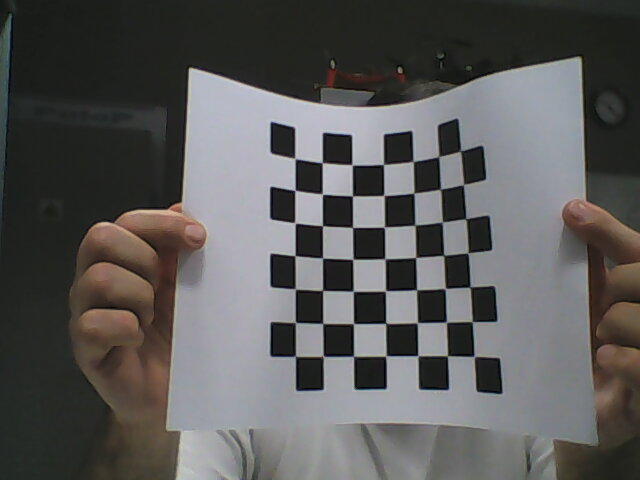
//> input picture test/bidouilles/chessboard/photo.png, 640 x 480 px, given in place of the camera
$ ./EroDilrecord   (built with g++ and OpenCV 4)
//> lines starting //> are read from the running program, lines starting //| are printed output that depends on the picture; after the words box and inside, x2 and y2 are one past the last pixel; in counts of white or black regions, pixels touching at a corner belong together
#include "opencv2/imgproc.hpp"
#include "opencv2/highgui.hpp"
#include <iostream>

using namespace cv;
using namespace std;

int
main (int argc, char *argv[])
{
  VideoCapture cap (argc > 1 ? atoi (argv[1]) : 0);
  Mat frame, frame_HSV, frame_threshold, PH,ero,dil;

  int frame_width = static_cast < int >(cap.get (CAP_PROP_FRAME_WIDTH));	//get the width of frames of the video
  int frame_height = static_cast < int >(cap.get (CAP_PROP_FRAME_HEIGHT));	//get the height of frames of the video
  Size frame_size (frame_width, frame_height);
  int frames_per_second = 10;

  VideoWriter oVideoWriter ("./Video.avi",VideoWriter::fourcc ('M', 'J', 'P', 'G'),frames_per_second, frame_size, true);

  if (oVideoWriter.isOpened () == false){
      cout << "Cannot save the video to a file" << endl;
      cin.get ();		//wait for any key press
      return -1;
    }

  string window_name = "My Camera Feed";
  namedWindow (window_name);	//create a window called "My Camera Feed"

  while (true){
      cap >> frame;
//> frame is the input picture: 480 rows x 640 cols, CV_8UC3; mean B, G, R 88.9, 89.5, 90.5
      if (frame.empty ()){break;}

      PH = frame.clone ();

// ------------------- Recuperation Peau Humaine (BEGIN)  ----------------------
      cvtColor (frame, frame_HSV, COLOR_BGR2HSV, 0);
//> frame_HSV: 480 rows x 640 cols, CV_8UC3; mean H, S, V 70.2, 30.8, 94.6
      inRange (frame_HSV, Scalar (1, 8, 20), Scalar (46, 137, 200),frame_threshold);
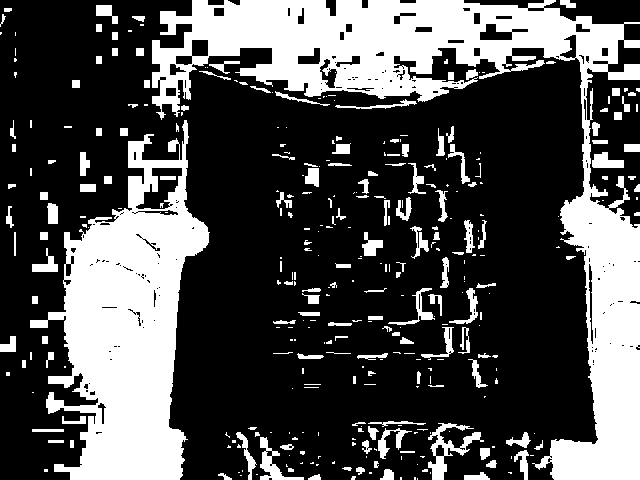
//> frame_threshold: 480 rows x 640 cols, CV_8UC1; 30.6% white; 348 white regions (191 under 20 px), largest, box (x1, y1, x2, y2) and area: (152, 0, 640, 480) 47159, (30, 120, 210, 480) 31501, (428, 423, 484, 480) 959

      for (int i = 0; i < PH.rows; i++){
	  for (int j = 0; j < PH.cols; j++){
	      if (frame_threshold.at < unsigned char >(Point (j, i)) != 255){
		  PH.at < Vec3b > (Point (j, i)) = Vec3b (0, 0, 0);
		}
	    }
	}
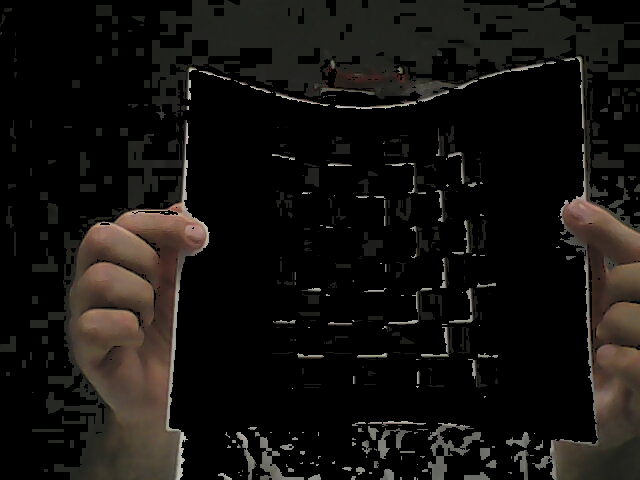
//> PH: 480 rows x 640 cols, CV_8UC3; mean B, G, R 15.6, 18.1, 20.3
// ------------------- Recuperation Peau Humaine (END)  ------------------------
//                                                                            //
// ------------ Mise en place de Erosion / Dilatation (BEGIN) ------------------
      erode (PH, ero, Mat (), Point (-1, 1), 1, 1, 1);
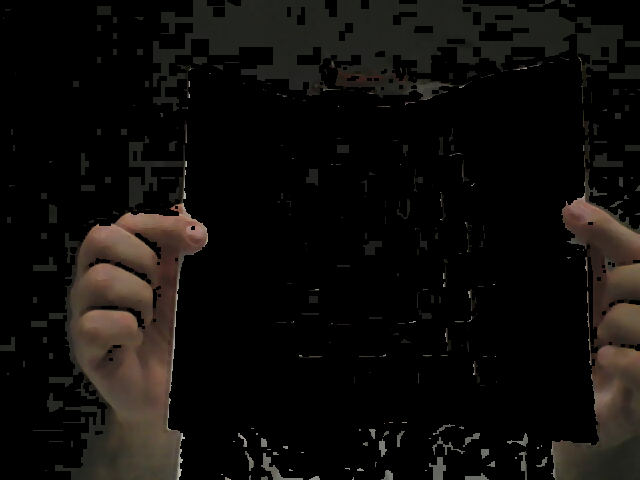
//> ero: 480 rows x 640 cols, CV_8UC3; mean B, G, R 10.9, 13.1, 15.1
      dilate (ero, dil, Mat (), Point (-1, 1), 1, 1, 1);
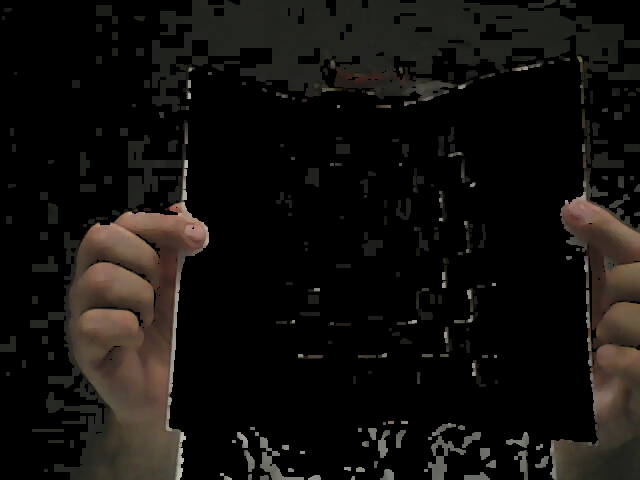
//> dil: 480 rows x 640 cols, CV_8UC3; mean B, G, R 13.9, 16.3, 18.5
      erode (dil, ero, Mat (), Point (-1, 1), 1, 1, 1);
      dilate (ero, dil, Mat (), Point (-1, 1), 1, 1, 1);
// ------------ Mise en place de Erosion / Dilatation (END) ------------------
      imshow ("Image Traite", dil);
      char key = (char) waitKey (30);
//> the 'q' key is pressed
      if (key == 'q' || key == 27){break;}
      bool isSuccess = cap.read (frame);
      if (isSuccess == false){
	  cout << "Video camera is disconnected" << endl;
	  cin.get();
	  break;
	}

      oVideoWriter.write (dil);
      imshow (window_name, frame);

      if (waitKey (10) == 27){
	  cout << "Esc key is pressed by the user. Stopping the video" <<endl;
	  break;
	}
    }

  oVideoWriter.release ();
  return 0;
}
